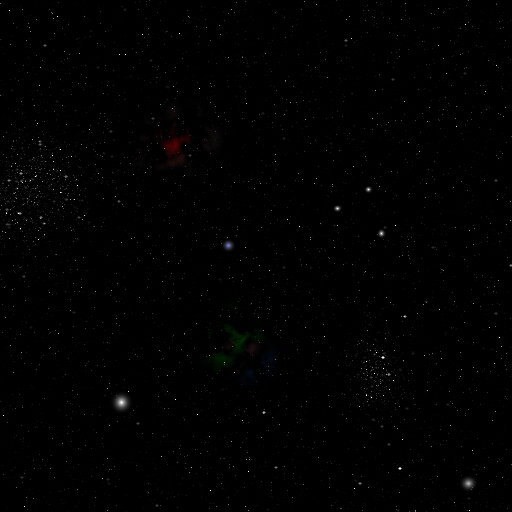
#> input picture purplenebula_back.jpg, 512 x 512 px
$ python combine3n1.py purplenebula_back.jpg purplenebula_front.jpg out.png
#> lines starting #> are read from the running program, lines starting #| are printed output that depends on the picture
#!/usr/bin/env python

# combine a 3 channel image and a 1 channel image into a 4 channel
# image

from PIL import Image
import os
import sys

if __name__ == '__main__':
    three = Image.open(sys.argv[1])
#> three is the input picture: PIL image 512x512 RGB; mean R, G, B 1.3, 1.2, 1.2
    one = Image.open(sys.argv[2])
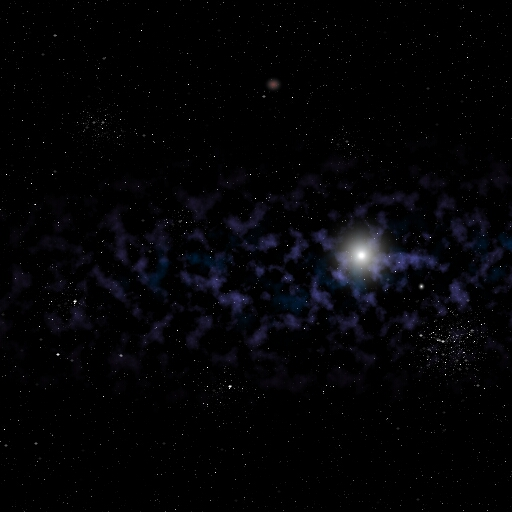
#> input picture purplenebula_front.jpg, 512 x 512 px
#> one is the input picture: PIL image 512x512 RGB; mean R, G, B 4, 4, 6.1
    out_name = sys.argv[3]

    tw, th = three.size
#> tw = 512; th = 512
    ow, oh = one.size
#> ow = 512; oh = 512

    assert(tw == ow and th == oh)

    dest = Image.new("RGBA",  (tw, th))
#> dest: PIL image 512x512 RGBA; every value is 0

    three_data = three.load()
    one_data = one.load()
    dest_data = dest.load()

    for ii in range(three.size[0]):
        for jj in range(three.size[1]):
            p1 = three_data[ii, jj]
            p2 = one_data[ii, jj]
            dest_data[ii, jj] = (p1[0], p1[1], p1[2], p2[0])

    dest.save(out_name)
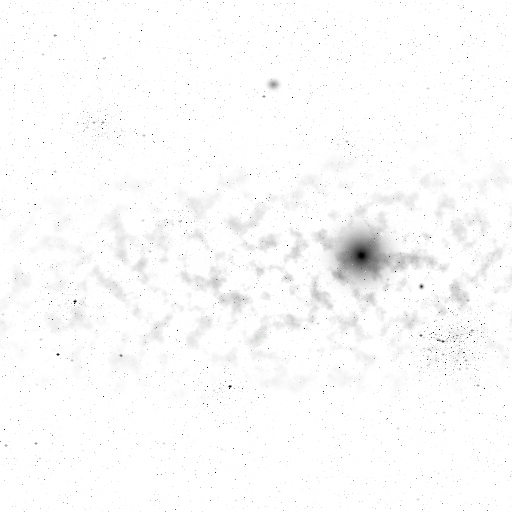
#> saved as out.png: PIL image 512x512 RGBA; mean R, G, B, A 1.3, 1.2, 1.2, 4; transparent parts drawn white
